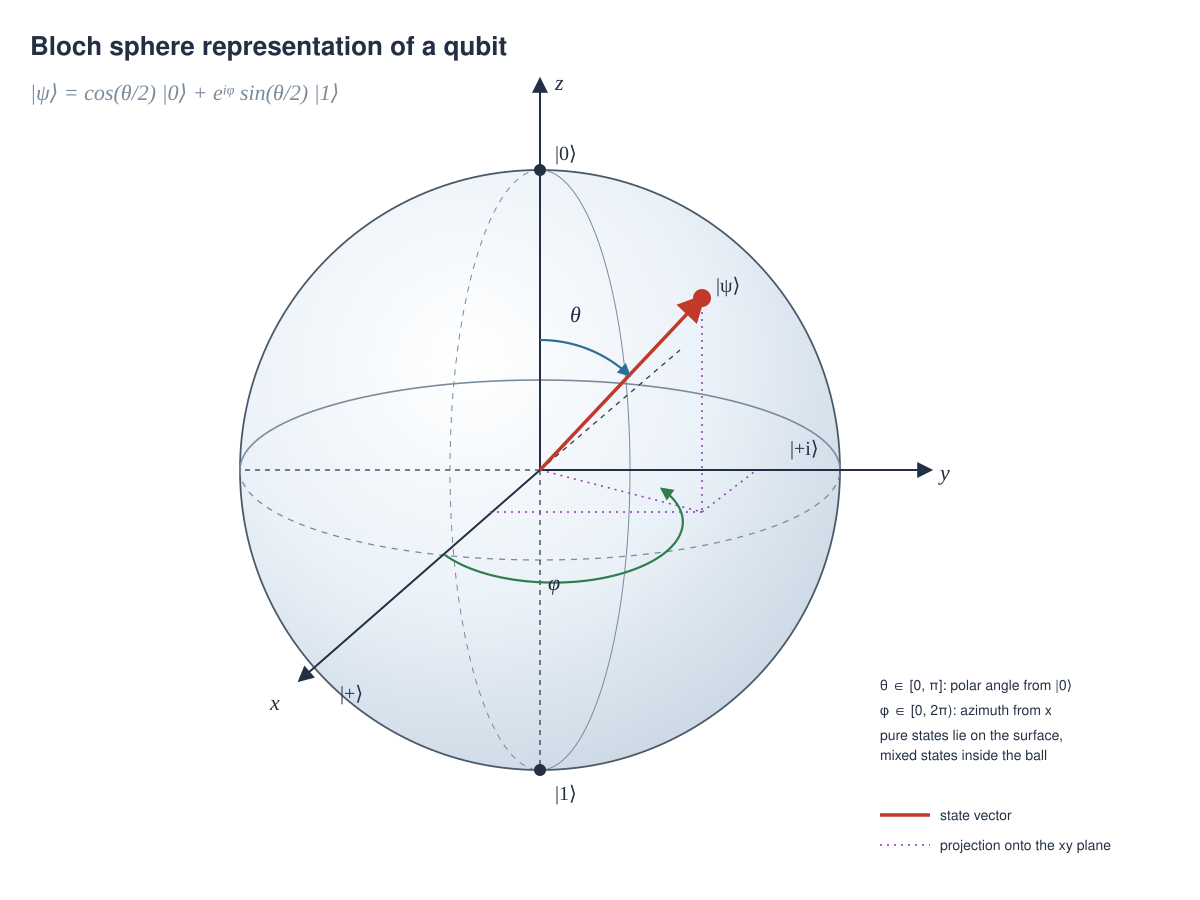

Reproduce this figure in Python.
import math
import sys

import matplotlib

matplotlib.use("Agg")
import matplotlib.pyplot as plt
from matplotlib.patches import Arc, Circle, Ellipse, FancyArrowPatch, Rectangle

BG = "#FFFFFF"
SPHERE = "#EAF1F8"
SPHERE_E = "#4A5A6A"
EQ = "#7A8A9A"
AXIS = "#233044"
STATE = "#C0392B"
THETA = "#2A6F97"
PHI = "#2E7D4F"
PROJ = "#8E44AD"


def arrow(ax, p0, p1, color, lw=1.6, ms=15, z=6, ls="-"):
    ax.add_patch(FancyArrowPatch(p0, p1, arrowstyle="-|>", mutation_scale=ms, color=color, linewidth=lw,
                                 zorder=z, linestyle=ls, shrinkA=0, shrinkB=0))


def main() -> None:
    out_path = sys.argv[1]
    plt.rcParams["mathtext.fontset"] = "cm"
    fig = plt.figure(figsize=(12, 9), dpi=100)
    ax = fig.add_axes([0, 0, 1, 1])
    ax.set_xlim(-6, 6)
    ax.set_ylim(-4.5, 4.5)
    ax.set_aspect("equal")
    ax.axis("off")
    ax.add_patch(Rectangle((-6, -4.5), 12, 9, facecolor=BG, zorder=0))
    ax.text(-5.7, 4.0, "Bloch sphere representation of a qubit", ha="left", va="center", fontsize=16, fontweight="bold", color=AXIS)
    ax.text(-5.7, 3.5, r"$|\psi\rangle = \cos\frac{\theta}{2}\,|0\rangle + e^{i\varphi}\sin\frac{\theta}{2}\,|1\rangle$",
            ha="left", va="center", fontsize=13, color=EQ)

    ox, oy, R = -0.6, -0.2, 3.0
    ax.add_patch(Circle((ox, oy), R, facecolor=SPHERE, edgecolor=SPHERE_E, linewidth=1.4, zorder=1))
    # equator: back dashed, front solid
    ax.add_patch(Arc((ox, oy), 2 * R, 1.8, theta1=0, theta2=180, color=EQ, linewidth=1.0, linestyle="--", zorder=2))
    ax.add_patch(Arc((ox, oy), 2 * R, 1.8, theta1=180, theta2=360, color=EQ, linewidth=1.3, zorder=2))
    # meridian
    ax.add_patch(Arc((ox, oy), 1.8, 2 * R, theta1=90, theta2=270, color=EQ, linewidth=0.8, linestyle="--", zorder=2))
    ax.add_patch(Arc((ox, oy), 1.8, 2 * R, theta1=-90, theta2=90, color=EQ, linewidth=0.8, zorder=2))

    # axes
    arrow(ax, (ox, oy), (ox, oy + R + 0.9), AXIS, lw=1.4); ax.text(ox + 0.15, oy + R + 0.85, "$z$", fontsize=13, color=AXIS)
    arrow(ax, (ox, oy), (ox + R + 0.9, oy), AXIS, lw=1.4); ax.text(ox + R + 0.95, oy + 0.1, "$y$", fontsize=13, color=AXIS)
    arrow(ax, (ox, oy), (ox - 2.4, oy - 2.1), AXIS, lw=1.4); ax.text(ox - 2.75, oy - 2.35, "$x$", fontsize=13, color=AXIS)
    for dx, dy in ((0, -R), (-R, 0), (1.4, 1.2)):
        ax.plot([ox, ox + dx], [oy, oy + dy], color=AXIS, lw=0.8, linestyle="--", zorder=3)
    ax.add_patch(Circle((ox, oy + R), 0.06, facecolor=AXIS, zorder=5)); ax.text(ox + 0.12, oy + R + 0.08, r"$|0\rangle$", fontsize=13, color=AXIS)
    ax.add_patch(Circle((ox, oy - R), 0.06, facecolor=AXIS, zorder=5)); ax.text(ox + 0.12, oy - R - 0.35, r"$|1\rangle$", fontsize=13, color=AXIS)
    ax.text(ox - 2.0, oy - 2.1, r"$|+\rangle$", fontsize=11, color=EQ)
    ax.text(ox + R - 0.55, oy + 0.15, r"$|{+}i\rangle$", fontsize=11, color=EQ)

    # state vector and projections
    px, py = ox + 1.62, oy + 1.72
    qx, qy = ox + 1.62, oy - 0.42
    for a, b in (((px, py), (qx, qy)), ((ox, oy), (qx, qy)), ((qx, qy), (ox + 2.14, oy - 0.02)), ((qx, qy), (ox - 0.55, oy - 0.42))):
        ax.plot([a[0], b[0]], [a[1], b[1]], color=PROJ, lw=1.2, linestyle=":", zorder=4)
    arrow(ax, (ox, oy), (px, py), STATE, lw=2.6, ms=20, z=7)
    ax.add_patch(Circle((px, py), 0.09, facecolor=STATE, zorder=8))
    ax.text(px + 0.12, py + 0.1, r"$|\psi\rangle$", fontsize=14, color=STATE, zorder=8)

    # angles
    ax.add_patch(Arc((ox, oy), 2.6, 2.6, theta1=47, theta2=90, color=THETA, linewidth=1.5, zorder=6))
    t = math.radians(47)
    arrow(ax, (ox + 1.3 * math.cos(t + 0.02), oy + 1.3 * math.sin(t + 0.02)), (ox + 1.3 * math.cos(t), oy + 1.3 * math.sin(t)), THETA, lw=1.5, ms=12, z=7)
    ax.text(ox + 0.42, oy + 1.55, r"$\theta$", fontsize=14, color=THETA, ha="center", va="center")
    ax.add_patch(Arc((ox, oy), 2.56, 1.2, theta1=222, theta2=342, color=PHI, linewidth=1.5, zorder=6))
    t = math.radians(342)
    arrow(ax, (ox + 1.28 * math.cos(t - 0.02), oy + 0.6 * math.sin(t - 0.02)), (ox + 1.28 * math.cos(t), oy + 0.6 * math.sin(t)), PHI, lw=1.5, ms=12, z=7)
    ax.text(ox + 0.2, oy - 1.1, r"$\varphi$", fontsize=14, color=PHI, ha="center", va="center")

    # notes
    ax.text(3.3, -2.6, r"$\theta \in [0,\pi]$: polar angle from $|0\rangle$" + "\n" +
            r"$\varphi \in [0,2\pi)$: azimuth from $x$" + "\n" +
            "pure states lie on the surface,\nmixed states inside the ball",
            ha="left", va="center", fontsize=10, color=AXIS, linespacing=1.5)
    ax.plot([3.3, 3.8], [-4.0, -4.0], color=STATE, lw=2.4); ax.text(3.9, -4.0, "state vector", va="center", fontsize=10, color=AXIS)
    ax.plot([3.3, 3.8], [-4.3, -4.3], color=PROJ, lw=1.4, linestyle=":"); ax.text(3.9, -4.3, "projection onto the $xy$ plane", va="center", fontsize=10, color=AXIS)

    fig.savefig(out_path, dpi=100, facecolor=BG)


if __name__ == "__main__":
    main()
